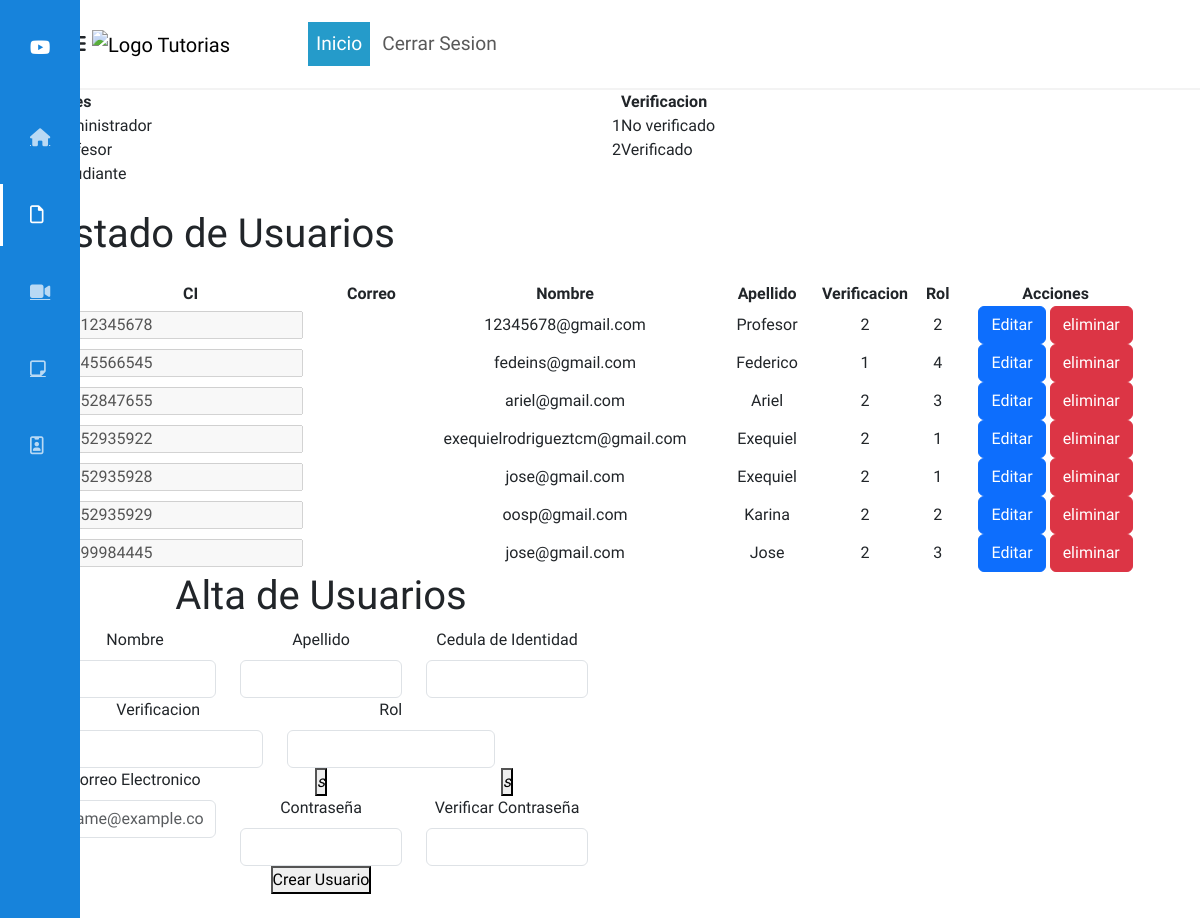
The page /login/adminListarUsuarios.php on the database its author committed.
### tables this page shows
CREATE TABLE `usuarios` (
  `ci` varchar(9) NOT NULL,
  `correo` varchar(45) NOT NULL,
  `name` varchar(45) NOT NULL,
  `surname` varchar(45) NOT NULL,
  `password` varchar(45) NOT NULL,
  `verificacion` varchar(10) NOT NULL,
  `id_cargo` int(11) NOT NULL
);

### login/config/db.php (called while the page is built, shortened)
<?php
    class db{
        public static function conexion(){
            try {
                $PDO = new PDO("mysql:host=localhost;dbname=tutoria","root","");
                return $PDO;
            } catch (PDOException $e) {
                return $e->getMessage();
            }
        }
    }
?>

### login/config/usuariosDao.php (called while the page is built, shortened)
<?php
include "db.php";
include 'C:\xampp\htdocs\login\entidades\usuario.php';
class usuarioDao extends db
{
    protected static $cnx;
    public static function getconexion()
    {
        self::$cnx = db::conexion();
    }
    public function obtenerTodosLosUsuarios()
    {
        $query = "SELECT * FROM usuarios";
        $resultado = self::$cnx->query($query);
        $usuarios = array();
        while ($fila = $resultado->fetch(PDO::FETCH_ASSOC)) {
            $usuario = new Usuarios();
            $usuario->setCi($fila['ci']);
            $usuario->setCorreo($fila['correo']);
            $usuario->setName($fila['name']);
            $usuario->setSurname($fila['surname']);
            $usuario->setPassword($fila['password']);
            $usuario->setVerifiacion($fila['verificacion']);
            $usuario->setId_cargo($fila['id_cargo']);
            $usuarios[] = $usuario;
        }
        return $usuarios;
    }
}
?>

### login/entidades/usuario.php (called while the page is built, shortened)
<?php
class Usuarios{
    private $ci;
    private $correo;
    private $name;
    private $verifiacion;
    private $id_cargo;
    public function getCi(){
		return $this->ci;
	}
	public function setCi($ci){
		$this->ci = $ci;
	}
	public function getCorreo(){
		return $this->correo;
	}
	public function setCorreo($correo){
		$this->correo = $correo;
	}
	public function getName(){
		return $this->name;
	}
	public function setName($name){
		$this->name = $name;
	}
	public function getVerifiacion(){
		return $this->verifiacion;
	}
	public function setVerifiacion($verifiacion){
		$this->verifiacion = $verifiacion;
	}
	public function getId_cargo(){
		return $this->id_cargo;
	}
	public function setId_cargo($id_cargo){
		$this->id_cargo = $id_cargo;
	}
}
?>

### login/adminListarUsuarios.php (the view, shortened to what this page needs)
<?php
require_once("C:/xampp/htdocs/login/view/head/head.php");
include 'C:\xampp\htdocs\login\config\usuariosDao.php';
$objUsuarioDao = new usuarioDao();
$usuarios = $objUsuarioDao->obtenerTodosLosUsuarios();
?>
<!DOCTYPE html>
<html lang="es">
<head>
</head>
<body>
<nav class="navbar navbar-expand-lg bg-body-tertiary">
  <div class="container">
    <div class="menu__side veri verido" id="menu_side">
      <div class="name__page">
        <i class="fab fa-youtube"></i>
        <h4>Ututorias</h4>
      </div>
      <div class="options__menu">
        <a href="admin.php" >
          <div class="option">
            <i class="fas fa-home" title="Inicio"></i>
            <h4>Tutorias</h4>
          </div>
        </a>
        <a href="adminListarUsuarios.php" class="selected">
          <div class="option">
            <i class="far fa-file" title="Usuarios"></i>
            <h4>Usuarios</h4>
          </div>
        </a>
        <a href="solicitudTutoriaA.php">
          <div class="option">
            <i class="fas fa-video" title="Cursos"></i>
            <h4>Notificaciones</h4>
          </div>
        </a>
        <a href="listado_periodo.php">
          <div class="option">
            <i class="far fa-sticky-note" title="Blog"></i>
            <h4>Mi cuenta</h4>
          </div>
        </a>
        <a href="listado_materia.php">
          <div class="option">
            <i class="far fa-id-badge" title="Contacto"></i>
            <h4>Mi Institucion</h4>
          </div>
        </a>
      </div>
    </div>
    <a class="navbar-brand" href="/login/index.php">
      <img class="logoutu"
        src="https://www.utu.edu.uy/sites/www.utu.edu.uy/files/utu/recursos/LOGO-ANEP-DGETP---2021-Fondo-Transparente.png"
        alt="Logo Tutorias">
    </a>
    <div class="collapse navbar-collapse" id="navbarSupportedContent">
      <ul class="navbar-nav me-auto mb-2 mb-lg-0">
        <li class="nav-item">
          <a class="nav-link active" aria-current="page" href="/login/index.php">Inicio</a>
        </li>
        <li class="nav-item nav-item2">
          <a class="nav-link" href="cerrar.php">Cerrar Sesion</a>
        </li>
      </ul>
    </div>
  </div>
</nav>
<div class="container">
<div class="row">
    <div class="col-6">
        <table>
        <tr>
            <th></th>
            <th>Roles</th>
        </tr>
        <tr>
            <td>1</td>
            <td>Administrador</td>
        </tr>
        <tr>
            <td>2</td>
            <td>Profesor</td>
        </tr>
        <tr>
            <td>3</td>
            <td>Estudiante</td>
        </tr>
        <tr>
            <td>4</td>
            <td>NA</td>
        </tr>
    </table>
    </div>
    <div class="col-6">
<table>
        <tr>
            <th></th>
            <th>Verificacion</th>
        </tr>
        <tr>
            <td>1</td>
            <td>No verificado</td>
        </tr>
        <tr>
            <td>2</td>
            <td>Verificado</td>
        </tr>
    </table>
    </div>
    <div class="col-12">
<h1>Listado de Usuarios</h1>
    <form class="row g-3 needs-validation crear_tutoria" method="POST" novalidate>
    <table>
        <tr>
            <th>CI</th>
            <th>Correo</th>
            <th>Nombre</th>
            <th>Apellido</th>
            <th>Verificacion</th>
            <th>Rol</th>
            <th>Acciones</th>
        </tr>
        <?php foreach ($usuarios as $usuario) { ?>
                <tr>
                <td><input type="text" disabled name="ci" value="<?php echo $usuario->getCi(); ?>"></td>
        <td><input type="hidden" name="ci_eliminar" value="<?php echo $usuario->getCi(); ?>"></td>
                    <td><?php echo $usuario->getCorreo(); ?></td>
                    <td><?php echo $usuario->getName(); ?></td>
                    <td><?php echo $usuario->getVerifiacion(); ?></td>
                    <td><?php echo $usuario->getId_cargo(); ?></td>
                    <td>
                        <a class="btn btn-primary" href="adminEditarUsuarios.php?ci=<?php echo $usuario->getCi(); ?>">Editar</a>
                        <input class="btn btn-danger" type="submit" name="eliminar" value="eliminar">
                </td>
                </tr>
        <?php } ?>
    </table>
    </form>
    </div>
</div>
    <div class="col-6">
    <form action="view/home/crearUsuario.php" class="g-3 needs-validation  crear_tutoria" novalidate method="POST">
    <h1 class="text-center">Alta de Usuarios</h1>
    <div class="container">
        <div class="row">
            <div class="col-md-4">
                <label for="validationCustom01" class="form-label">Nombre</label>
                <input type="text" class="form-control" id="name" name="name" required>
            </div>
            <div class="col-md-4">
                <label for="validationCustom02" class="form-label">Apellido</label>
                <input type="text" class="form-control" id="surname" name="surname" required>
             </div>
             <div class="col-md-4">
                <label for="validationCustomUsername" class="form-label">Cedula de Identidad</label>
                <div class="input-group has-validation">
                <input type="text" class="form-control" id="ci" name="ci" aria-describedby="inputGroupPrepend" required>
                </div>
             </div>
             <div class="col-md-5">
                <label for="validationCustomUsername" class="form-label">Verificacion</label>
                <div class="input-group has-validation">
                <input type="text" class="form-control" id="veri" name="veri" aria-describedby="inputGroupPrepend" required>
                </div>
             </div>
             <div class="col-md-5">
                <label for="validationCustomUsername" class="form-label">Rol</label>
                <div class="input-group has-validation">
                <input type="text" class="form-control" id="rol" name="rol" aria-describedby="inputGroupPrepend" required>
                </div>
             </div>
             <div class="correo col-md-4">
                <label for="validationCustom05" class="form-label">Correo Electronico</label>
                <input type="email" class="form-control" name="correo" id="validationCustom05" value="<?= (!empty($_GET["correo"])) ? $_GET["correo"] : "" ?>" placeholder="name@example.com">
            </div>
            <div class="contra col-md-4">
                    <div class="box-eye">
                        <button type="button" onclick="mostrarContrasenia('password', 'eyePassword')">
                            <i id="eyePassword" class="fa-eye">s</i>
                        </button>
                    </div>
                    <label for="validationCustom06" class="form-label">Contraseña</label>
                    <input type="password" id="contra" class="form-control" name="contra" value="<?= (!empty($_GET["contraseña"])) ? $_GET["contraseña"] : "" ?>">
            </div>
            <div class="contra col-md-4">
                    <div class="box-eye">
                        <button type="button" onclick="mostrarContrasenia('password2', 'eyePassword2')">
                            <i id="eyePassword2" class="fa-eye">s</i>
                        </button>
                    </div>
                    <label for="validationCustom06" class="form-label">Verificar Contraseña</label>
                    <input type="password" id="contraDos" class="form-control" name="contraDos" value="<?= (!empty($_GET["confirmarContraseña"])) ? $_GET["confirmarContraseña"] : "" ?>"  >
            </div>
            <div class="col-12">
            <button type="submit">Crear Usuario</button>
            </div>
        </div>
    </div>
</form>
    </div>
    <br>
</div>
</body>
</html>

### login/view/head/head.php (shortened to what this page needs)
<!DOCTYPE html>
<html lang="en">
<head>
  <link href="https://cdn.jsdelivr.net/npm/bootstrap@5.3.0/dist/css/bootstrap.min.css" rel="stylesheet"
>
    <link rel="stylesheet" href="/login/asset/css/style.css">
</head>
<body>

### login/asset/css/style.css (style rules this page uses)
* { font-family: 'Geologica', sans-serif; text-decoration: none; margin: 0; padding: 0; box-sizing: border-box; }
nav.navbar.navbar-expand-lg.bg-body-tertiary { background: #fff !important; border-bottom: 2px solid #f3f3f3; height: 90px; width: auto; }
.logoutu { width: 316px; }
li.nav-item { font-size: 1.2rem; padding: 0 2px; }
a.nav-link.active { background-color: #259bca; color: #fff !important; }
ul.navbar-nav.me-auto.mb-2.mb-lg-0 { padding: 0 20px; }
div#navbarSupportedContent { margin-left: 40px; }
.menu__side { width: 80px; height: 100%; background: #1783db; position: fixed; top: 0; left: 0; color: white; font-size: 18px; z-index: 300; overflow: hidden; overflow-y: scroll; border-right: 20px solid #1783db; transition: all 300ms cubic-bezier(0.785, 0.135, 0.15, 0.86); }
.menu__side { -ms-overflow-style: none; scrollbar-width: none; }
.name__page { padding: 20px 30px; display: flex; align-items: center; margin-top: 10px; }
.name__page i { width: 20px; margin-right: 20px; }
.options__menu { padding: 20px 30px; position: absolute; top: 80px; }
.options__menu a { color: #ffffffb2; cursor: default; display: block; position: relative; transition: color 300ms; }
.options__menu .option { padding: 20px 0px; display: flex; align-items: center; position: relative; }
.options__menu .option i { width: 20px; margin-right: 20px; cursor: pointer; }
.options__menu .option h4 { font-weight: 300; cursor: pointer; }
a.selected { color: #fff; }
.selected:before { content: ''; width: 3px; height: 80%; background: white; position: absolute; top: 10%; left: -30px; }
.crear_tutoria { margin: auto; text-align: center; }

### rows shown on the page
usuarios: ci "12345678", correo "12345678@gmail.com", name "Profesor", verificacion "2", id_cargo "2"
usuarios: ci "45566545", correo "fedeins@gmail.com", name "Federico", verificacion "1", id_cargo "4"
usuarios: ci "52847655", correo "ariel@gmail.com", name "Ariel", verificacion "2", id_cargo "3"
usuarios: ci "52935922", correo "exequielrodrigueztcm@gmail.com", name "Exequiel", verificacion "2", id_cargo "1"
usuarios: ci "52935928", correo "jose@gmail.com", name "Exequiel", verificacion "2", id_cargo "1"
usuarios: ci "52935929", correo "oosp@gmail.com", name "Karina", verificacion "2", id_cargo "2"
usuarios: ci "99984445", correo "jose@gmail.com", name "Jose", verificacion "2", id_cargo "3"
